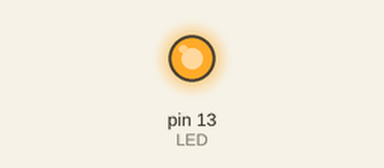
The sketch below on a simulated Arduino Uno, built with avr-gcc and run on an emulated ATmega328P. Shown: output pins drawn as LEDs (lit = HIGH). What the sketch prints to the serial monitor is not drawn.

Above: at 0.1 s.
Timing chart, 0 to 1.6 s (numbered marks = the images above):
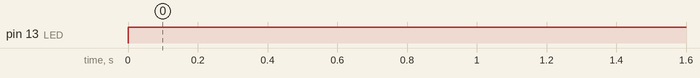

The sketch:

_05-OperatoinTiming.ino
```cpp
// declare this globally to prevent compiler optimizations
// This is especially important for 32 bit types

//int const LED = 13;
#define LED 13
uint8_t cntr8_1 = 0xff, cntr8_2 = 0xff, cntr8_3 = 0xff, cntr8_4 = 0xff;
uint16_t cntr16_1 = 0xffff, cntr16_2 = 0xffff;
uint32_t cntr32_1 = 0xffffffff;
uint32_t cntr32_2 = 0xffffffff;

long startTime;                    // start time for stop watch
long elapsedTime;                  // elapsed time for stop watch

// Init all the stuff
void setup () {

  // Start serial
  Serial.begin(9600);

  // Set pin as output
  pinMode(LED, OUTPUT);
}

void loop () {

  // 8 bits
  digitalWrite(LED, HIGH);

  // start counting time
  startTime = micros();
  // This loop will aproximatelly last 1 second
  for (cntr8_1 = 0 ; cntr8_1 < 255; cntr8_1++ ) {
      asm volatile("nop");
      for (cntr8_2 = 0 ; cntr8_2 < 255; cntr8_2++ ) {
        asm volatile("nop");
        for (cntr8_3 = 0 ; cntr8_3 < 255; cntr8_3++ ) {
          asm volatile("nop");
           for (cntr8_4 = 0 ; cntr8_4 < 4; cntr8_4++ ) {
            asm volatile("nop");
           }
         }
      }
  }
  // time after loop
  elapsedTime = micros();
  digitalWrite(LED, LOW);
  Serial.print("8bits :");
  Serial.println((elapsedTime - startTime));

  // 16 bits
  digitalWrite(LED, HIGH);

  // time before loop
  startTime = micros();
   for (cntr16_1 = 0 ; cntr16_1 < 65535; cntr16_1++ ) {
    asm volatile("nop");
    for (cntr16_2 = 0 ; cntr16_2 < 400; cntr16_2++ ) {
        asm volatile("nop");
    }
  }
  // time after loop
  elapsedTime = micros();
  digitalWrite(LED, LOW);

  Serial.print("16bits :");
  Serial.println((elapsedTime - startTime));

  // 32 bits
  digitalWrite(LED, HIGH);

  // time before loop
  startTime = micros();
  for (cntr32_1 = 0 ; cntr32_1 <  100000; cntr32_1++ ) {
      asm volatile("nop");

      for (cntr32_2 = 0 ; cntr32_2 <  260; cntr32_2++ ) {
        asm volatile("nop");
      }
  }
  // time after loop
  elapsedTime = micros();
  digitalWrite(LED, LOW);

  Serial.print("32bits :");
  Serial.println((elapsedTime - startTime));
  delay (1000);
}
```

Measured:
- by itself, pin 13 (LED): LOW → HIGH at 0.00 s
